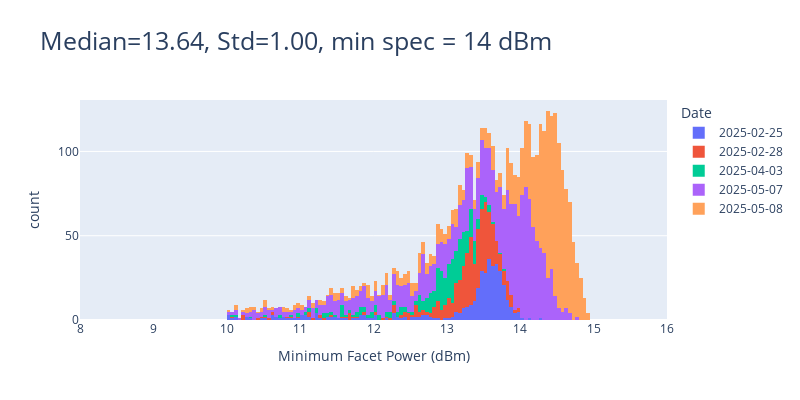
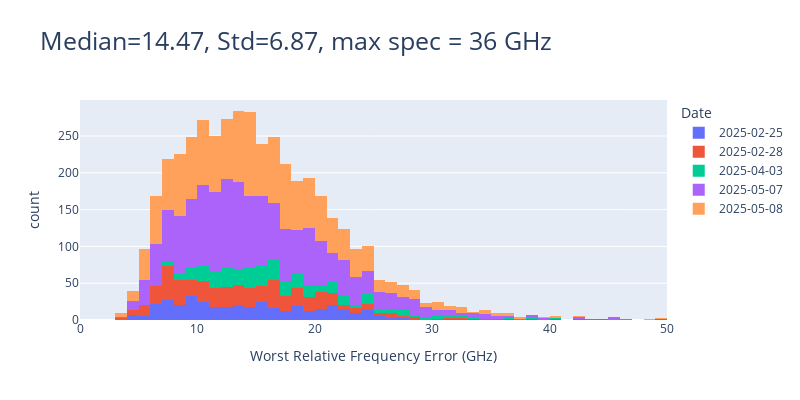
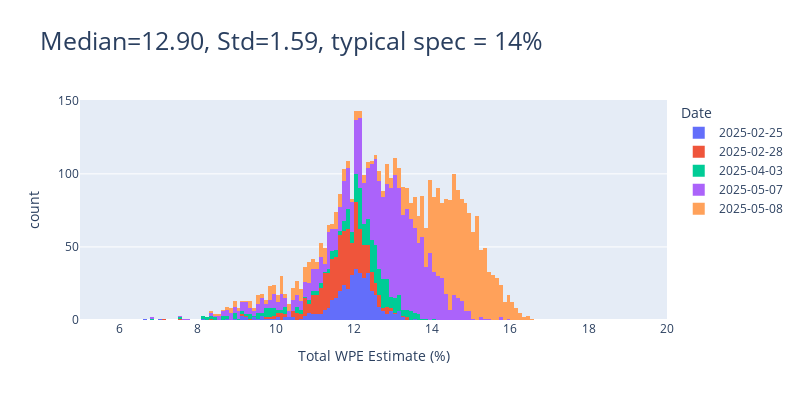
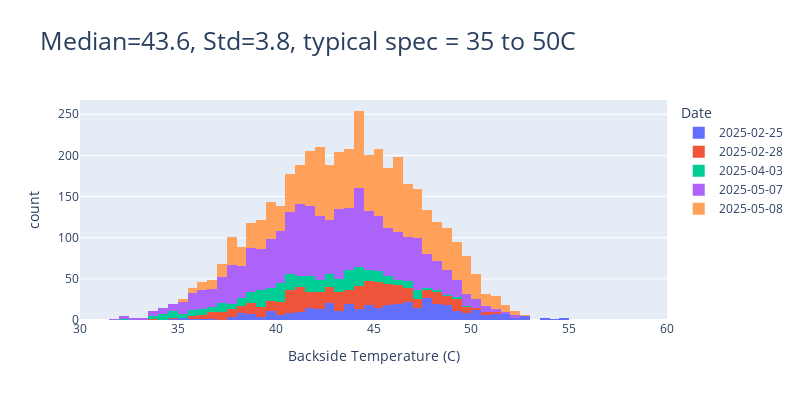

Notebook code cell kept with these figures, in order:
### Code cell
fig1 = px.histogram(wlt_data, x='Minimum Facet Power (dBm)', color="Date", nbins=100, title='WLT Distribution',width=800, height=400)
fig1.update_layout(xaxis_range=[8,16], title=dict(text=f"Median={wlt_data['Minimum Facet Power (dBm)'].median():0.2f}, Std={wlt_data['Minimum Facet Power (dBm)'].std():0.2f}, min spec = 14 dBm", font=dict(size=25)))
fig1.write_image("images/histogram_min_facet_power.png")
fig1.show()

fig2 = px.histogram(wlt_data, x='Worst Relative Frequency Error (GHz)', color="Date", nbins=100, title='WLT Distribution',width=800, height=400)
fig2.update_layout(xaxis_range=[0, 50], title=dict(text=f"Median={wlt_data['Worst Relative Frequency Error (GHz)'].median():0.2f}, Std={wlt_data['Worst Relative Frequency Error (GHz)'].std():0.2f}, max spec = 36 GHz", font=dict(size=25)))
fig2.write_image("images/histogram_worst_relative_frequency_error.png")
fig2.show()

fig3 = px.histogram(wlt_data, x='Total WPE Estimate (%)', color="Date", nbins=100, title='WLT Distribution',width=800, height=400)
fig3.update_layout(xaxis_range=[5, 20], title=dict(text=f"Median={wlt_data['Total WPE Estimate (%)'].median():0.2f}, Std={wlt_data['Total WPE Estimate (%)'].std():0.2f}, typical spec = 14%", font=dict(size=25)))
fig3.write_image("images/histogram_total_wpe_estimate.png")
fig3.show()

fig4 = px.histogram(wlt_data, x='Backside Temperature (C)', color="Date", nbins=100, title='WLT Distribution',width=800, height=400)
fig4.update_layout(xaxis_range=[30,60], title=dict(text=f"Median={wlt_data['Backside Temperature (C)'].median():0.1f}, Std={wlt_data['Backside Temperature (C)'].std():0.1f}, typical spec = 35 to 50C", font=dict(size=25)))
fig4.write_image("images/histogram_backside_temperature.png")
fig4.show()

fig5 = px.histogram(wlt_data, x='Worst RIN (dBc/Hz)', color="Date", nbins=100, title='WLT Distribution',width=800, height=400)
fig5.update_layout(xaxis_range=[-160, -140], title=dict(text=f"Median={wlt_data['Worst RIN (dBc/Hz)'].median():0.1f}, Std={wlt_data['Worst RIN (dBc/Hz)'].std():0.1f}, max spec = -145 dBc/Hz", font=dict(size=25)))
fig5.write_image("images/histogram_worst_rin.png")
fig5.show()

fig6 = px.histogram(wlt_data, x='Worst SMSR (dB)', color="Date", nbins=100, title='WLT Distribution',width=800, height=400)
fig6.update_layout(xaxis_range=[40, 60], title=dict(text=f"Median={wlt_data['Worst SMSR (dB)'].median():0.1f}, Std={wlt_data['Worst SMSR (dB)'].std():0.1f}, min spec = 40 dB", font=dict(size=25)))
fig6.write_image("images/histogram_worst_smsr.png")
fig6.show()

fig7 = px.histogram(wlt_data, x='Diode Bias (V)', color="Date", nbins=100, title='WLT Distribution',width=800, height=400)
fig7.update_layout(xaxis_range=[0, 2], title=dict(text=f"Median={wlt_data['Diode Bias (V)'].median():0.1f}, Std={wlt_data['Diode Bias (V)'].std():0.1f}", font=dict(size=25)))
fig7.write_image("images/histogram_max_bias.png")
fig7.show()

### Figure 1 — Plotly figure (JSON) as saved in the notebook; plotly's stock layout.template omitted (floating-point values rounded to 4 significant figures; data arrays with more than 128 entries replaced by an {"elided": "..."} marker saying what was removed)
{"data": [{"alignmentgroup": "True", "bingroup": "x", "hovertemplate": "Date=2025-02-25<br>Minimum Facet Power (dBm)=%{x}<br>count=%{y}<extra></extra>", "legendgroup": "2025-02-25", "marker": {"color": "#636efa", "pattern": {"shape": ""}}, "name": "2025-02-25", "nbinsx": 100, "offsetgroup": "2025-02-25", "orientation": "v", "showlegend": true, "type": "histogram", "x": {"elided": "391 float values"}, "xaxis": "x", "yaxis": "y"}, {"alignmentgroup": "True", "bingroup": "x", "hovertemplate": "Date=2025-02-28<br>Minimum Facet Power (dBm)=%{x}<br>count=%{y}<extra></extra>", "legendgroup": "2025-02-28", "marker": {"color": "#EF553B", "pattern": {"shape": ""}}, "name": "2025-02-28", "nbinsx": 100, "offsetgroup": "2025-02-28", "orientation": "v", "showlegend": true, "type": "histogram", "x": {"elided": "496 float values"}, "xaxis": "x", "yaxis": "y"}, {"alignmentgroup": "True", "bingroup": "x", "hovertemplate": "Date=2025-04-03<br>Minimum Facet Power (dBm)=%{x}<br>count=%{y}<extra></extra>", "legendgroup": "2025-04-03", "marker": {"color": "#00cc96", "pattern": {"shape": ""}}, "name": "2025-04-03", "nbinsx": 100, "offsetgroup": "2025-04-03", "orientation": "v", "showlegend": true, "type": "histogram", "x": {"elided": "364 float values"}, "xaxis": "x", "yaxis": "y"}, {"alignmentgroup": "True", "bingroup": "x", "hovertemplate": "Date=2025-05-07<br>Minimum Facet Power (dBm)=%{x}<br>count=%{y}<extra></extra>", "legendgroup": "2025-05-07", "marker": {"color": "#ab63fa", "pattern": {"shape": ""}}, "name": "2025-05-07", "nbinsx": 100, "offsetgroup": "2025-05-07", "orientation": "v", "showlegend": true, "type": "histogram", "x": {"elided": "1648 float values"}, "xaxis": "x", "yaxis": "y"}, {"alignmentgroup": "True", "bingroup": "x", "hovertemplate": "Date=2025-05-08<br>Minimum Facet Power (dBm)=%{x}<br>count=%{y}<extra></extra>", "legendgroup": "2025-05-08", "marker": {"color": "#FFA15A", "pattern": {"shape": ""}}, "name": "2025-05-08", "nbinsx": 100, "offsetgroup": "2025-05-08", "orientation": "v", "showlegend": true, "type": "histogram", "x": {"elided": "1543 float values"}, "xaxis": "x", "yaxis": "y"}], "layout": {"barmode": "relative", "height": 400, "legend": {"title": {"text": "Date"}, "tracegroupgap": 0}, "title": {"font": {"size": 25}, "text": "Median=13.64, Std=1.00, min spec = 14 dBm"}, "width": 800, "xaxis": {"anchor": "y", "domain": [0, 1], "range": [8, 16], "title": {"text": "Minimum Facet Power (dBm)"}}, "yaxis": {"anchor": "x", "domain": [0, 1], "title": {"text": "count"}}}}

### Figure 2 — Plotly figure (JSON) as saved in the notebook; plotly's stock layout.template omitted (floating-point values rounded to 4 significant figures; data arrays with more than 128 entries replaced by an {"elided": "..."} marker saying what was removed)
{"data": [{"alignmentgroup": "True", "bingroup": "x", "hovertemplate": "Date=2025-02-25<br>Worst Relative Frequency Error (GHz)=%{x}<br>count=%{y}<extra></extra>", "legendgroup": "2025-02-25", "marker": {"color": "#636efa", "pattern": {"shape": ""}}, "name": "2025-02-25", "nbinsx": 100, "offsetgroup": "2025-02-25", "orientation": "v", "showlegend": true, "type": "histogram", "x": {"elided": "391 float values"}, "xaxis": "x", "yaxis": "y"}, {"alignmentgroup": "True", "bingroup": "x", "hovertemplate": "Date=2025-02-28<br>Worst Relative Frequency Error (GHz)=%{x}<br>count=%{y}<extra></extra>", "legendgroup": "2025-02-28", "marker": {"color": "#EF553B", "pattern": {"shape": ""}}, "name": "2025-02-28", "nbinsx": 100, "offsetgroup": "2025-02-28", "orientation": "v", "showlegend": true, "type": "histogram", "x": {"elided": "496 float values"}, "xaxis": "x", "yaxis": "y"}, {"alignmentgroup": "True", "bingroup": "x", "hovertemplate": "Date=2025-04-03<br>Worst Relative Frequency Error (GHz)=%{x}<br>count=%{y}<extra></extra>", "legendgroup": "2025-04-03", "marker": {"color": "#00cc96", "pattern": {"shape": ""}}, "name": "2025-04-03", "nbinsx": 100, "offsetgroup": "2025-04-03", "orientation": "v", "showlegend": true, "type": "histogram", "x": {"elided": "364 float values"}, "xaxis": "x", "yaxis": "y"}, {"alignmentgroup": "True", "bingroup": "x", "hovertemplate": "Date=2025-05-07<br>Worst Relative Frequency Error (GHz)=%{x}<br>count=%{y}<extra></extra>", "legendgroup": "2025-05-07", "marker": {"color": "#ab63fa", "pattern": {"shape": ""}}, "name": "2025-05-07", "nbinsx": 100, "offsetgroup": "2025-05-07", "orientation": "v", "showlegend": true, "type": "histogram", "x": {"elided": "1648 float values"}, "xaxis": "x", "yaxis": "y"}, {"alignmentgroup": "True", "bingroup": "x", "hovertemplate": "Date=2025-05-08<br>Worst Relative Frequency Error (GHz)=%{x}<br>count=%{y}<extra></extra>", "legendgroup": "2025-05-08", "marker": {"color": "#FFA15A", "pattern": {"shape": ""}}, "name": "2025-05-08", "nbinsx": 100, "offsetgroup": "2025-05-08", "orientation": "v", "showlegend": true, "type": "histogram", "x": {"elided": "1543 float values"}, "xaxis": "x", "yaxis": "y"}], "layout": {"barmode": "relative", "height": 400, "legend": {"title": {"text": "Date"}, "tracegroupgap": 0}, "title": {"font": {"size": 25}, "text": "Median=14.47, Std=6.87, max spec = 36 GHz"}, "width": 800, "xaxis": {"anchor": "y", "domain": [0, 1], "range": [0, 50], "title": {"text": "Worst Relative Frequency Error (GHz)"}}, "yaxis": {"anchor": "x", "domain": [0, 1], "title": {"text": "count"}}}}

### Figure 3 — Plotly figure (JSON) as saved in the notebook; plotly's stock layout.template omitted (floating-point values rounded to 4 significant figures; data arrays with more than 128 entries replaced by an {"elided": "..."} marker saying what was removed)
{"data": [{"alignmentgroup": "True", "bingroup": "x", "hovertemplate": "Date=2025-02-25<br>Total WPE Estimate (%)=%{x}<br>count=%{y}<extra></extra>", "legendgroup": "2025-02-25", "marker": {"color": "#636efa", "pattern": {"shape": ""}}, "name": "2025-02-25", "nbinsx": 100, "offsetgroup": "2025-02-25", "orientation": "v", "showlegend": true, "type": "histogram", "x": {"elided": "391 float values"}, "xaxis": "x", "yaxis": "y"}, {"alignmentgroup": "True", "bingroup": "x", "hovertemplate": "Date=2025-02-28<br>Total WPE Estimate (%)=%{x}<br>count=%{y}<extra></extra>", "legendgroup": "2025-02-28", "marker": {"color": "#EF553B", "pattern": {"shape": ""}}, "name": "2025-02-28", "nbinsx": 100, "offsetgroup": "2025-02-28", "orientation": "v", "showlegend": true, "type": "histogram", "x": {"elided": "496 float values"}, "xaxis": "x", "yaxis": "y"}, {"alignmentgroup": "True", "bingroup": "x", "hovertemplate": "Date=2025-04-03<br>Total WPE Estimate (%)=%{x}<br>count=%{y}<extra></extra>", "legendgroup": "2025-04-03", "marker": {"color": "#00cc96", "pattern": {"shape": ""}}, "name": "2025-04-03", "nbinsx": 100, "offsetgroup": "2025-04-03", "orientation": "v", "showlegend": true, "type": "histogram", "x": {"elided": "364 float values"}, "xaxis": "x", "yaxis": "y"}, {"alignmentgroup": "True", "bingroup": "x", "hovertemplate": "Date=2025-05-07<br>Total WPE Estimate (%)=%{x}<br>count=%{y}<extra></extra>", "legendgroup": "2025-05-07", "marker": {"color": "#ab63fa", "pattern": {"shape": ""}}, "name": "2025-05-07", "nbinsx": 100, "offsetgroup": "2025-05-07", "orientation": "v", "showlegend": true, "type": "histogram", "x": {"elided": "1648 float values"}, "xaxis": "x", "yaxis": "y"}, {"alignmentgroup": "True", "bingroup": "x", "hovertemplate": "Date=2025-05-08<br>Total WPE Estimate (%)=%{x}<br>count=%{y}<extra></extra>", "legendgroup": "2025-05-08", "marker": {"color": "#FFA15A", "pattern": {"shape": ""}}, "name": "2025-05-08", "nbinsx": 100, "offsetgroup": "2025-05-08", "orientation": "v", "showlegend": true, "type": "histogram", "x": {"elided": "1543 float values"}, "xaxis": "x", "yaxis": "y"}], "layout": {"barmode": "relative", "height": 400, "legend": {"title": {"text": "Date"}, "tracegroupgap": 0}, "title": {"font": {"size": 25}, "text": "Median=12.90, Std=1.59, typical spec = 14%"}, "width": 800, "xaxis": {"anchor": "y", "domain": [0, 1], "range": [5, 20], "title": {"text": "Total WPE Estimate (%)"}}, "yaxis": {"anchor": "x", "domain": [0, 1], "title": {"text": "count"}}}}

### Figure 4 — Plotly figure (JSON) as saved in the notebook; plotly's stock layout.template omitted (floating-point values rounded to 4 significant figures; data arrays with more than 128 entries replaced by an {"elided": "..."} marker saying what was removed)
{"data": [{"alignmentgroup": "True", "bingroup": "x", "hovertemplate": "Date=2025-02-25<br>Backside Temperature (C)=%{x}<br>count=%{y}<extra></extra>", "legendgroup": "2025-02-25", "marker": {"color": "#636efa", "pattern": {"shape": ""}}, "name": "2025-02-25", "nbinsx": 100, "offsetgroup": "2025-02-25", "orientation": "v", "showlegend": true, "type": "histogram", "x": {"elided": "391 float values"}, "xaxis": "x", "yaxis": "y"}, {"alignmentgroup": "True", "bingroup": "x", "hovertemplate": "Date=2025-02-28<br>Backside Temperature (C)=%{x}<br>count=%{y}<extra></extra>", "legendgroup": "2025-02-28", "marker": {"color": "#EF553B", "pattern": {"shape": ""}}, "name": "2025-02-28", "nbinsx": 100, "offsetgroup": "2025-02-28", "orientation": "v", "showlegend": true, "type": "histogram", "x": {"elided": "496 float values"}, "xaxis": "x", "yaxis": "y"}, {"alignmentgroup": "True", "bingroup": "x", "hovertemplate": "Date=2025-04-03<br>Backside Temperature (C)=%{x}<br>count=%{y}<extra></extra>", "legendgroup": "2025-04-03", "marker": {"color": "#00cc96", "pattern": {"shape": ""}}, "name": "2025-04-03", "nbinsx": 100, "offsetgroup": "2025-04-03", "orientation": "v", "showlegend": true, "type": "histogram", "x": {"elided": "364 float values"}, "xaxis": "x", "yaxis": "y"}, {"alignmentgroup": "True", "bingroup": "x", "hovertemplate": "Date=2025-05-07<br>Backside Temperature (C)=%{x}<br>count=%{y}<extra></extra>", "legendgroup": "2025-05-07", "marker": {"color": "#ab63fa", "pattern": {"shape": ""}}, "name": "2025-05-07", "nbinsx": 100, "offsetgroup": "2025-05-07", "orientation": "v", "showlegend": true, "type": "histogram", "x": {"elided": "1648 float values"}, "xaxis": "x", "yaxis": "y"}, {"alignmentgroup": "True", "bingroup": "x", "hovertemplate": "Date=2025-05-08<br>Backside Temperature (C)=%{x}<br>count=%{y}<extra></extra>", "legendgroup": "2025-05-08", "marker": {"color": "#FFA15A", "pattern": {"shape": ""}}, "name": "2025-05-08", "nbinsx": 100, "offsetgroup": "2025-05-08", "orientation": "v", "showlegend": true, "type": "histogram", "x": {"elided": "1543 float values"}, "xaxis": "x", "yaxis": "y"}], "layout": {"barmode": "relative", "height": 400, "legend": {"title": {"text": "Date"}, "tracegroupgap": 0}, "title": {"font": {"size": 25}, "text": "Median=43.6, Std=3.8, typical spec = 35 to 50C"}, "width": 800, "xaxis": {"anchor": "y", "domain": [0, 1], "range": [30, 60], "title": {"text": "Backside Temperature (C)"}}, "yaxis": {"anchor": "x", "domain": [0, 1], "title": {"text": "count"}}}}
